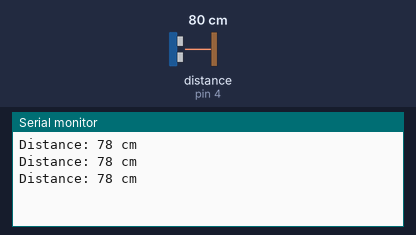
A sketch run on a simulated Arduino Uno, built with avr-gcc and run on an emulated ATmega328P. On the bench: the last lines printed to the serial monitor. Wiring (inferred from the names in the program): ultrasonic range finder: trigger pin 2; echo pin 4. The test bench sets the inputs (shaded band); at power-on: distance to the obstacle (sensor on pin 4) 80 cm. The echo pulse lasts 58.3 µs per cm.

Above: at 1.3 s.
1.4 s: distance to the obstacle (sensor on pin 4) set to 2 cm
At 1.9 s:
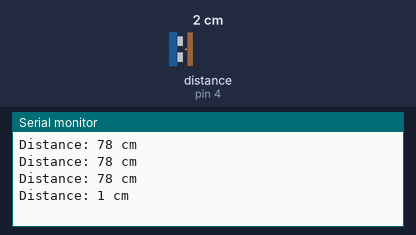
2.9 s: distance to the obstacle (sensor on pin 4) set to 4 cm
At 3.4 s:
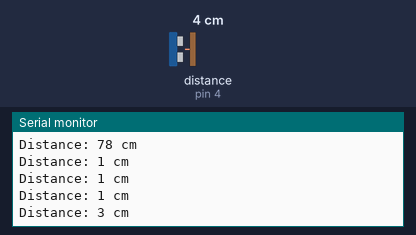
Timing chart, 0 to 5.9 s (numbered marks = the images above; inputs shaded):
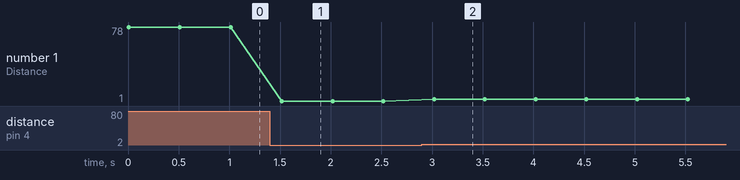

The sketch:

OysterDetectorSensor.ino
```cpp
// Pin connections
const int trigPin = 2;  // Trigger pin connected to Arduino digital pin 2
const int echoPin = 4;  // Echo pin connected to Arduino digital pin 3

// Variables
long duration;
int distance;

void setup() {
  // Initialize Serial communication
  Serial.begin(9600);

  // Set trigger pin as output and echo pin as input
  pinMode(trigPin, OUTPUT);
  pinMode(echoPin, INPUT);
}

void loop() {
  // Trigger a pulse by setting the trigger pin high for 10 microseconds
  digitalWrite(trigPin, HIGH);
  delayMicroseconds(10);
  digitalWrite(trigPin, LOW);

  // Measure the duration of the echo pulse
  duration = pulseIn(echoPin, HIGH);

  // Calculate the distance in centimeters
  distance = duration * 0.034 / 2;

  // Print the distance to the Serial monitor
  Serial.print("Distance: ");
  Serial.print(distance);
  Serial.println(" cm");

  // Delay before taking the next measurement

  delay(500);
}
```

Measured:
- after the input at 1.4 s, the serial monitor: prints a new line after 0.12 s (image 1)
- after the input at 2.9 s, the serial monitor: prints a new line after 0.12 s (image 2)
- plotted number 1: 78 → 1 after the input at 1.4 s, 1 → 3 after the input at 2.9 s
